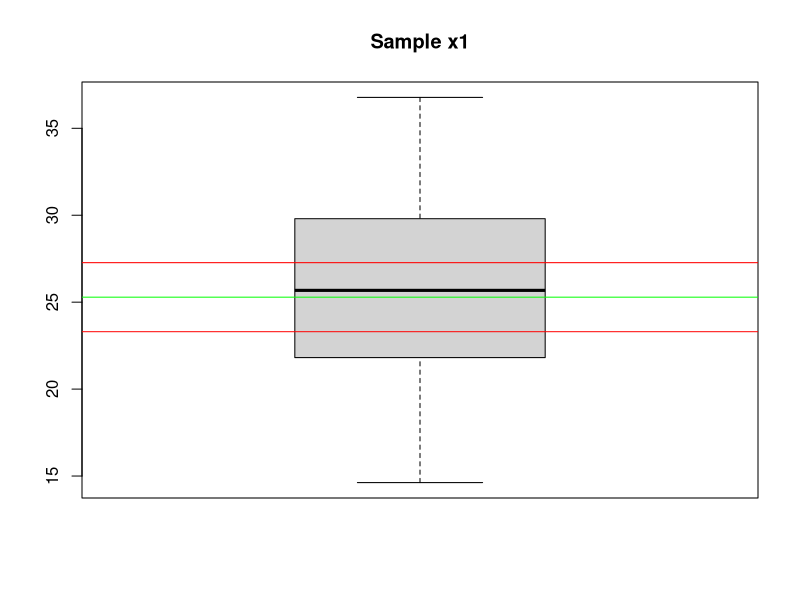
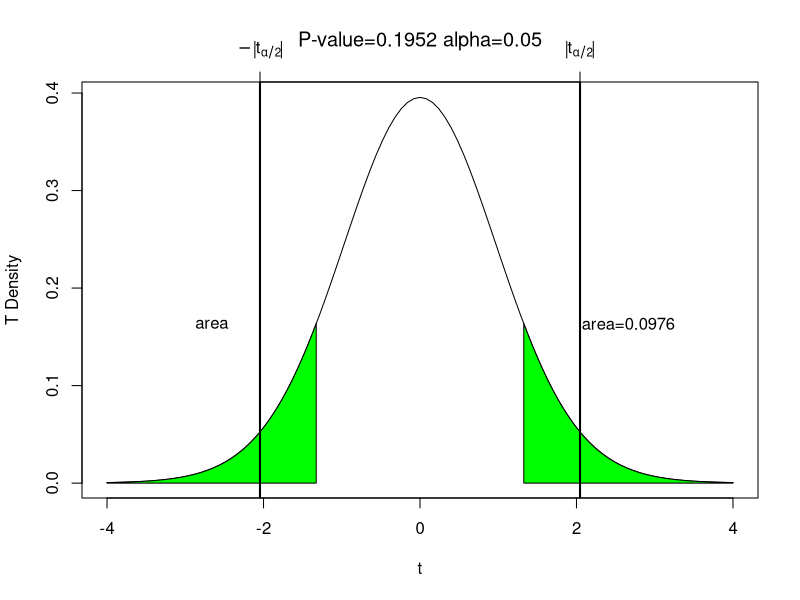
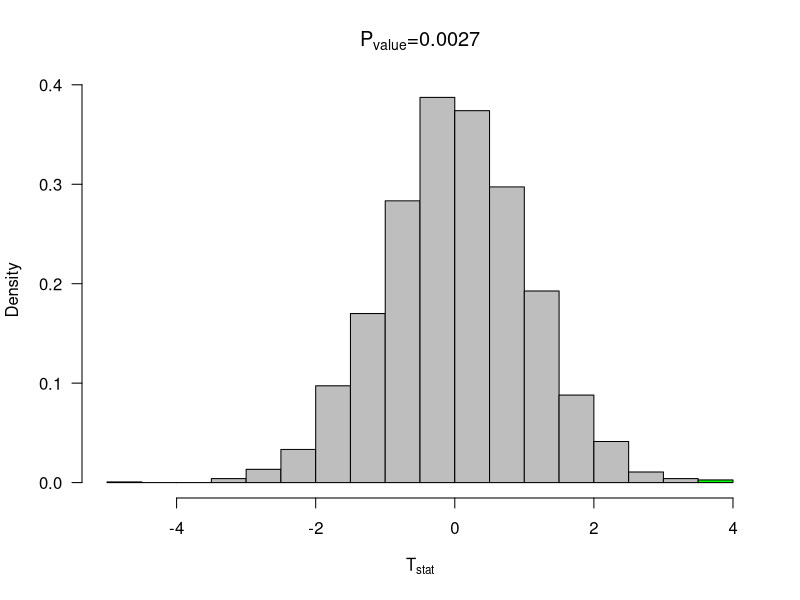
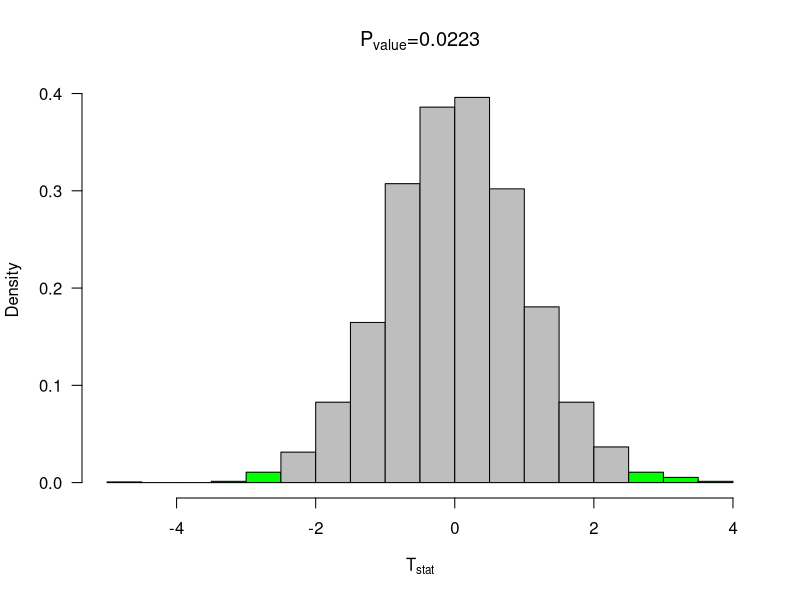
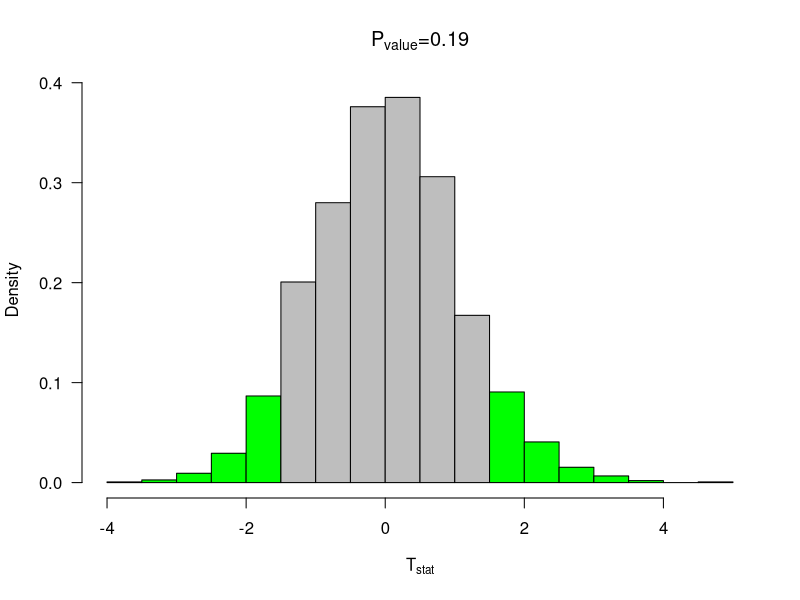
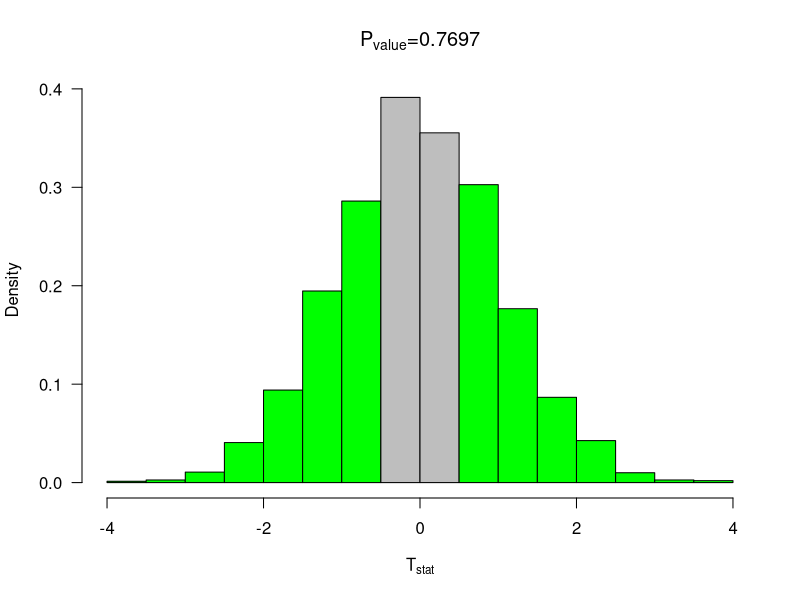
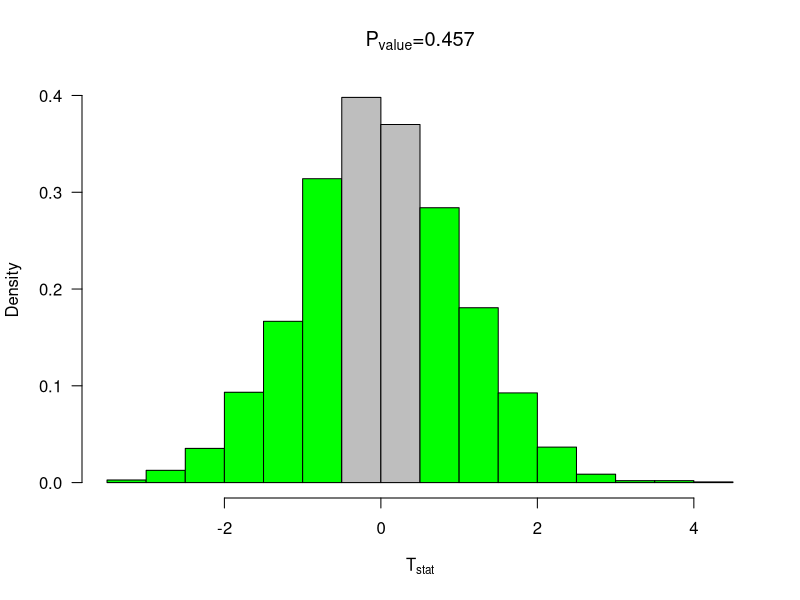
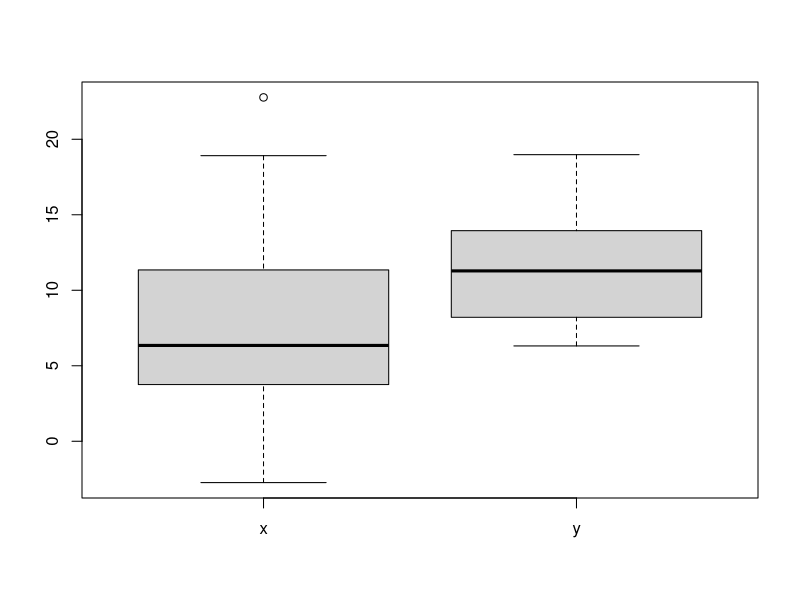

Source code (R) for these figures, in order:
## ---- chunk 1
knitr::opts_chunk$set(echo = TRUE)
## ---- chunk 2
getwd()
## ---- chunk 3
set.seed(55);x1=rnorm(30,mean=25,sd=5)
## ---- chunk 4
t.test(x1,mu=22)
t.test(x1,mu=23)
t.test(x1,mu=24)
t.test(x1,mu=25)
t.test(x1,mu=26)
## ---- chunk 5
boxplot(x1, main="Sample x1")
ci=t.test(x1,mu=22)$conf.int
ci
abline(h=c(ci,mean(x1)),col=c("Red","Red","Green"))
## ---- chunk 6
tcalc=(mean(x1)-24)/(sd(x1)/sqrt(30))
tcalc
## ---- chunk 7
mypvalue=function(t0,xmax=4,n=20, alpha=0.05){
  
  va=round(pt(-t0,df=n-1),4)
  pv=2*va
  
  curve(dt(x,df=n-1),xlim=c(-xmax,xmax),ylab="T Density",xlab=expression(t),
        main=substitute(paste("P-value=", pv, " alpha=", alpha)))
  
  xcurve=seq(t0,xmax,length=1000)
  ycurve=dt(xcurve,df=n-1)
  
  xlcurve=seq(-t0,-xmax,length=1000)
  ylcurve=dt(xcurve,df=n-1)
  
  polygon(c(t0,xcurve,xmax),c(0,ycurve,0),col="green")
  polygon(c(-t0,xlcurve,-xmax),c(0,ylcurve,0),col="green")
 
  q=qt(1-alpha/2,n-1)
  abline( v=c(q,-q),lwd=2) 
  axis(3,c(q,-q),c(expression(abs(t[alpha/2])),expression(-abs(t[alpha/2]))))
  
  text(0.5*(t0+xmax),max(ycurve),substitute(paste(area, "=",va)))
  text(-0.5*(t0+xmax),max(ycurve),expression(area))
  
  return(list(q=q,pvalue=pv))
}
mypvalue(tcalc,n=30,alpha=0.05)
## ---- chunk 8
bootpval<-function(x,conf.level=0.95,iter=3000,mu0=0, test="two"){
  n=length(x)
  y=x-mean(x)+mu0  
  rs.mat<-c()    
  xrs.mat<-c()
  for(i in 1:iter){ 
    rs.mat<-cbind(rs.mat,sample(y,n,replace=TRUE)) 
    xrs.mat<-cbind(xrs.mat,sample(x,n,replace=TRUE)) 
    
  }
  
  tstat<-function(z){ 
    sqrt(n)*(mean(z)-mu0)/sd(z)
  }
  
  tcalc=tstat(x) 
  ytstat=apply(rs.mat,2,tstat) 
  xstat=apply(xrs.mat,2,mean)  
  alpha=1-conf.level 
  ci=quantile(xstat,c(alpha/2,1-alpha/2))
  pvalue=ifelse(test=="two",length(ytstat[ytstat>abs(tcalc) | ytstat < -abs(tcalc)])/iter,
                ifelse(test=="upper",length(ytstat[ytstat>tcalc])/iter,
                       length(ytstat[ytstat<xstat])/iter))
  
  h=hist(ytstat,plot=FALSE)
  mid=h$mid
  if(test=="two"){
    ncoll=length(mid[mid<= -abs(tcalc)])
    ncolr=length(mid[mid>=  abs(tcalc)])
    col=c(rep("Green",ncoll),rep("Gray",length(mid)-ncoll-ncolr),rep("Green",ncolr))
  }
  if(test=="upper"){
    ncolr=length(mid[mid>=  abs(tcalc)])
    col=c(rep("Gray",length(mid)-ncolr),rep("Green",ncolr))
  }
  
  if(test=="lower"){
    ncoll=length(mid[mid<=  -abs(tcalc)])
    col=c(rep("Green",ncoll),rep("Gray",length(mid)-ncoll))
  }
  hist(ytstat,col=col,freq=FALSE,las=1,main="",xlab=expression(T[stat]))
  segments(ci[1],0,ci[2],0,lwd=2)
  pround=round(pvalue,4)
  title(substitute(paste(P[value],"=",pround)))
  return(list(pvalue=pvalue,tcalc=tcalc,n=n,x=x,test=test,ci=ci))
}
bootpval(x=x1,mu0=22,test="two")
bootpval(x=x1,mu0=23,test="two")
bootpval(x=x1,mu0=24,test="two")
bootpval(x=x1,mu0=25,test="two")
bootpval(x=x1,mu0=26,test="two")
## ---- chunk 9
set.seed(30);x=rnorm(15,mean=10,sd=7)   
set.seed(40);y=rnorm(20,mean=12,sd=4)

boxplot(list(x=x,y=y))

var.test(x,y)

t.test(x,y, mu=0,var.equal=FALSE)
t.test(x,y, mu=2,var.equal=FALSE)
## ---- chunk 10
set.seed(30);x=rnorm(15,mean=10,sd=4)   
set.seed(40);y=rnorm(20,mean=12,sd=4)

var.test(x,y)

t.test(x,y, mu=0,var.equal=FALSE)
t.test(x,y, mu=2,var.equal=FALSE)
## ---- chunk 11
boot2pval<-function(x1,x2,conf.level=0.95,iter=3000,mudiff=0, test="two"){
  n1=length(x1)
  n2=length(x2)
  y1=x1-mean(x1)+mean(c(x1,x2))  # transform the data so that it is centered at the NULL
  y2=x2-mean(x2)+mean(c(x1,x2))
  y1rs.mat<-c()    #rs.mat will be come a resample matrix -- now it is an empty vector
  x1rs.mat<-c()
  y2rs.mat<-c()
  x2rs.mat<-c()
  for(i in 1:iter){ # for loop - the loop will go around iter times
    y1rs.mat<-cbind(y1rs.mat,sample(y1,n1,replace=TRUE)) #sampling from y cbind -- column bind -- binds the vectors together by columns
    y2rs.mat<-cbind(y2rs.mat,sample(y2,n2,replace=TRUE))
    
  }
  x1rs.mat<-y1rs.mat+mean(x1)-mean(c(x1,x2))
  x2rs.mat<-y2rs.mat+mean(x2)-mean(c(x1,x2))
  
  xbar1=mean(x1)
  xbar2=mean(x2)
  sx1sq=var(x1)
  sx2sq=var(x2)
  
  tcalc=(xbar1-xbar2-mudiff)/sqrt(sx1sq/n1+sx2sq/n2)
  
  sy1sq=apply(y1rs.mat,2,var)
  sy2sq=apply(y2rs.mat,2,var) 
  y1bar=apply(y1rs.mat,2,mean)
  y2bar=apply(y2rs.mat,2,mean)
  
  tstat=(y1bar-y2bar-mudiff)/sqrt(sy1sq/n1+sy2sq/n2)
  
  
  alpha=1-conf.level
  pvalue=ifelse(test=="two",length(tstat[tstat>abs(tcalc) | tstat < -abs(tcalc)])/iter,
                ifelse(test=="upper",length(tstat[tstat>tcalc])/iter,
                       length(ytstat[tstat<tcalc])/iter))
  
  h=hist(tstat,plot=FALSE)
  mid=h$mid
  if(test=="two"){
    ncoll=length(mid[mid<= -abs(tcalc)])
    ncolr=length(mid[mid>=  abs(tcalc)])
    col=c(rep("Green",ncoll),rep("Gray",length(mid)-ncoll-ncolr),rep("Green",ncolr))
  }
  hist(tstat,col=col,freq=FALSE)

  return(list(pvalue=pvalue))
}
set.seed(30);x=rnorm(15,mean=10,sd=7)   
set.seed(40);y=rnorm(20,mean=12,sd=4)
boot2pval(x1=x,x2=y)
## ---- chunk 12
set.seed(30);x=rnorm(15,mean=10,sd=4)   
set.seed(40);y=rnorm(20,mean=12,sd=4)
boot2pval(x1=x,x2=y)
